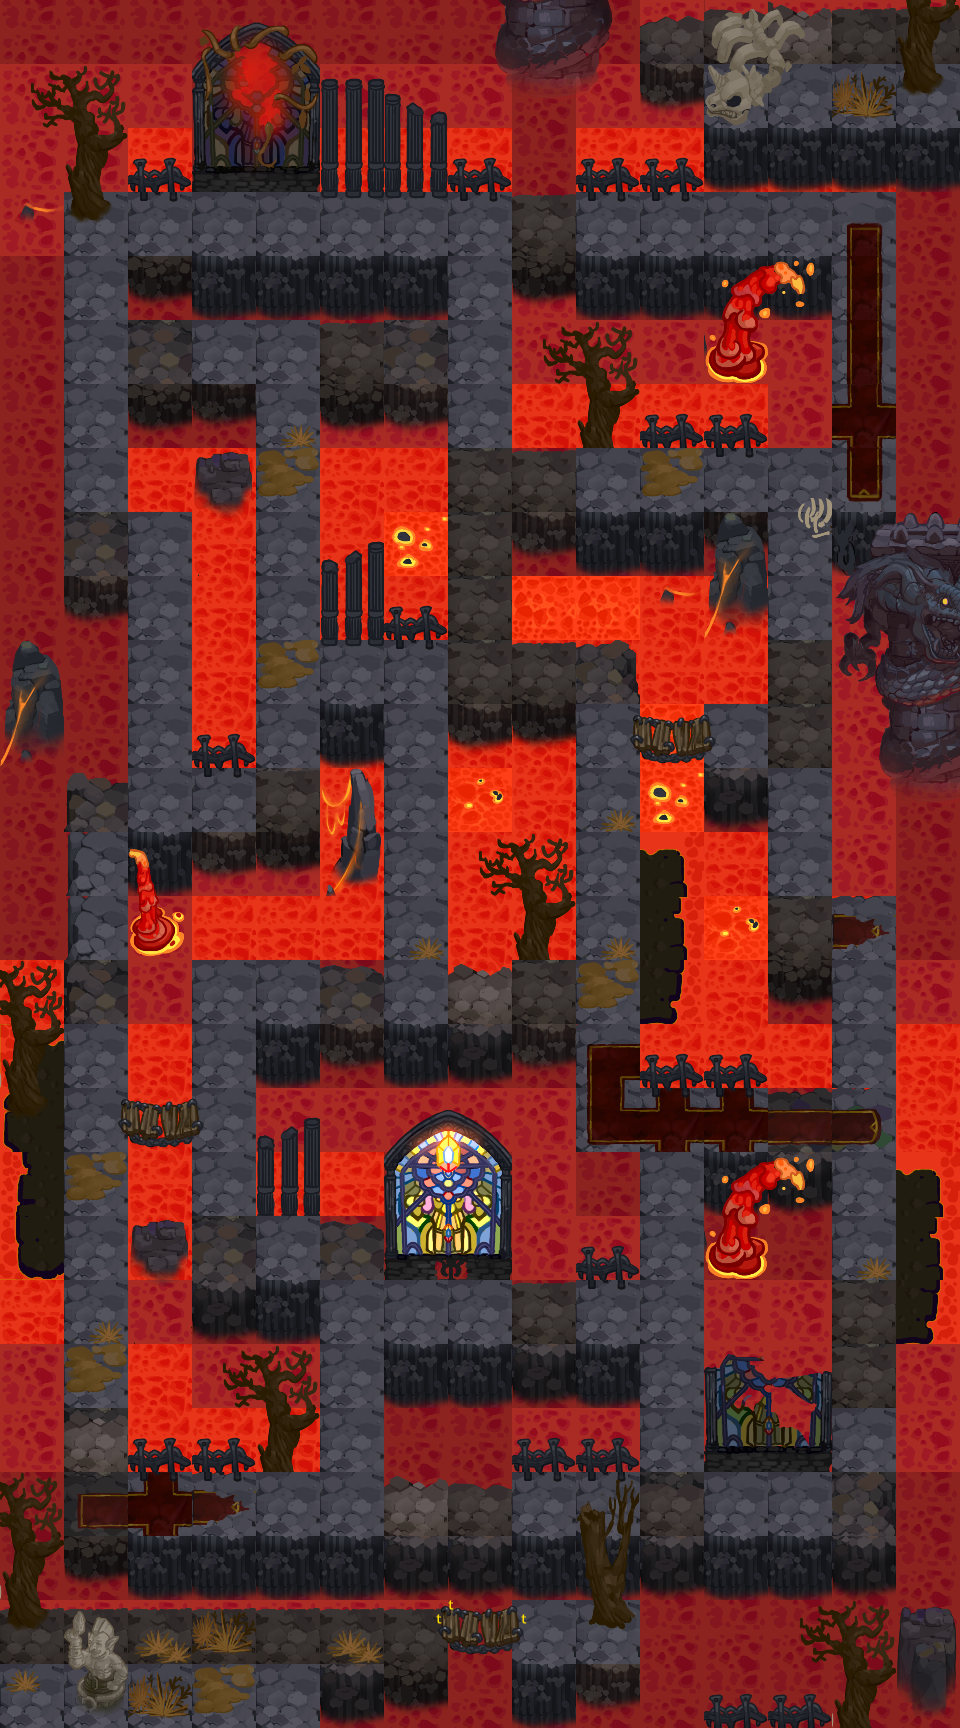

Rendered tile map (Tiled .tmx) drawn with the repository's tilesets; below, a short description and the map source with its tile grids summarised:
An orthogonal 15x27 tile map with 64x64 px tiles, 7 tile layers (background, background_top, block, block_top, ...), 4 tilesets and 8 objects (5x monster, move_3, move_2, move_1).

<map version="1.2" tiledversion="1.2.2" orientation="orthogonal" renderorder="left-down" width="15" height="27" tilewidth="64" tileheight="64" infinite="0" nextlayerid="55" nextobjectid="230">
 <tileset firstgid="1" name="volcano_block_1" tilewidth="64" tileheight="64" tilecount="64" columns="8">
  <image source="img/volcano_block_1.png" width="512" height="512" />
 </tileset>
 <tileset firstgid="65" name="diamond" tilewidth="64" tileheight="64" tilecount="64" columns="8">
  <image source="img/diamond.png" width="512" height="512" />
 </tileset>
 <tileset firstgid="129" name="volcano_bg_1" tilewidth="64" tileheight="64" tilecount="64" columns="8">
  <image source="img/volcano_bg_1.png" width="512" height="512" />
 </tileset>
 <tileset firstgid="193" name="volcano_top_1" tilewidth="64" tileheight="64" tilecount="64" columns="8">
  <image source="img/volcano_top_1.png" width="512" height="512" />
 </tileset>
 <layer id="45" name="background" width="15" height="27">
  <data>[405 cells, 405 non-empty, 8 distinct tile ids]</data>
 </layer>
 <layer id="46" name="background_top" width="15" height="27">
  <data>[405 cells, 137 non-empty, 28 distinct tile ids]</data>
 </layer>
 <layer id="47" name="block" width="15" height="27">
  <data>[405 cells, 268 non-empty, 18 distinct tile ids]</data>
 </layer>
 <layer id="48" name="block_top" width="15" height="27">
  <data>[405 cells, 126 non-empty, 37 distinct tile ids]</data>
 </layer>
 <layer id="49" name="diamond" width="15" height="27">
  <data>[405 cells, 61 non-empty, 1 distinct tile ids]</data>
 </layer>
 <objectgroup color="#ffaaff" id="50" name="trigger" visible="0" />
 <objectgroup color="#ff0000" id="51" name="monster" visible="0">
  <object id="224" name="monster" x="832" y="320" width="64" height="64">
   <properties>
    <property name="Direction_Arr" value="0" />
    <property name="ID_Arr" value="801" />
    <property name="Interval" type="int" value="5000" />
    <property name="Move_Arr" value="0" />
    <property name="Order" type="int" value="1" />
    <property name="Time" type="int" value="0" />
   </properties>
  </object>
  <object id="225" name="monster" x="576" y="448" width="64" height="64">
   <properties>
    <property name="Direction_Arr" value="0" />
    <property name="ID_Arr" value="902" />
    <property name="Interval" type="int" value="5000" />
    <property name="Move_Arr" value="0" />
    <property name="Order" type="int" value="1" />
    <property name="Time" type="int" value="0" />
   </properties>
  </object>
  <object id="226" name="monster" x="576" y="832" width="64" height="64">
   <properties>
    <property name="Direction_Arr" value="0" />
    <property name="ID_Arr" value="106" />
    <property name="Interval" type="int" value="5000" />
    <property name="Move_Arr" value="0" />
    <property name="Order" type="int" value="1" />
    <property name="Time" type="int" value="0" />
   </properties>
  </object>
  <object id="228" name="monster" x="192" y="192" width="64" height="64">
   <properties>
    <property name="Direction_Arr" value="0" />
    <property name="ID_Arr" value="106" />
    <property name="Interval" type="int" value="5000" />
    <property name="Move_Arr" value="0" />
    <property name="Order" type="int" value="1" />
    <property name="Time" type="int" value="0" />
   </properties>
  </object>
  <object id="229" name="monster" x="256" y="512" width="64" height="64">
   <properties>
    <property name="Direction_Arr" value="0" />
    <property name="ID_Arr" value="106" />
    <property name="Interval" type="int" value="5000" />
    <property name="Move_Arr" value="0" />
    <property name="Order" type="int" value="1" />
    <property name="Time" type="int" value="0" />
   </properties>
  </object>
 </objectgroup>
 <objectgroup color="#00ff00" id="52" name="player" visible="0">
  <object id="110" name="move_3" x="448" y="1472" width="64" height="64" />
  <object id="109" name="move_2" x="448" y="1472" width="64" height="64" />
  <object id="107" name="move_1" x="448" y="1472" width="64" height="64" />
 </objectgroup>
 <layer id="53" name="all_top_1" width="15" height="27">
  <data>[405 cells, 66 non-empty, 46 distinct tile ids]</data>
 </layer>
 <layer id="54" name="all_top_2" width="15" height="27">
  <data>[405 cells, 0 non-empty, 0 distinct tile ids]</data>
 </layer>
</map>
